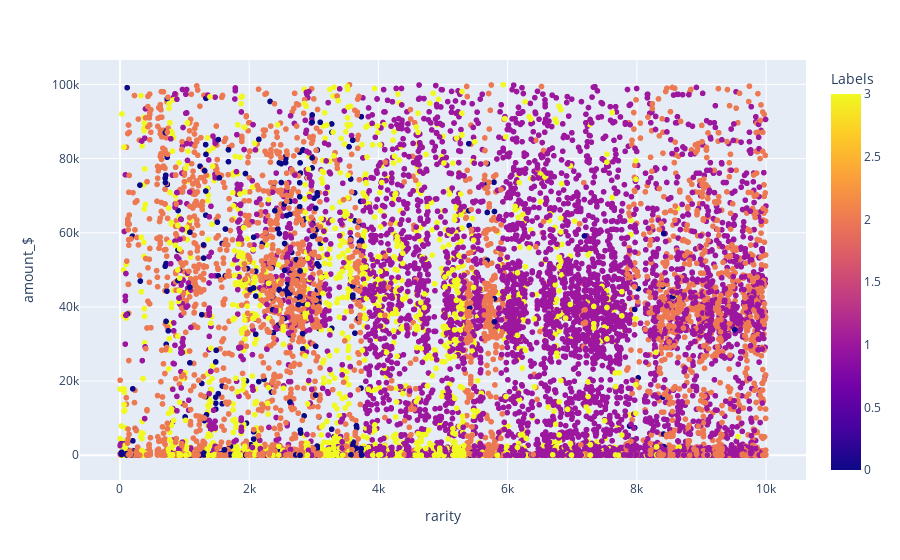

The code cell stored with this chart in its notebook:
### Code cell
px.scatter(data_frame=df_ml_humanos_2_nooutl, x='rarity', y='amount_$', color='Labels')

### Figure 1 — Plotly figure (JSON) as saved in the notebook; plotly's stock layout.template omitted (floating-point values rounded to 4 significant figures; data arrays with more than 128 entries replaced by an {"elided": "..."} marker saying what was removed)
{"data": [{"hovertemplate": "rarity=%{x}<br>amount_$=%{y}<br>Labels=%{marker.color}<extra></extra>", "legendgroup": "", "marker": {"color": {"elided": "13415 int values"}, "coloraxis": "coloraxis", "symbol": "circle"}, "mode": "markers", "name": "", "showlegend": false, "type": "scattergl", "x": {"elided": "13415 int values"}, "xaxis": "x", "y": {"elided": "13415 float values"}, "yaxis": "y"}], "layout": {"coloraxis": {"colorbar": {"title": {"text": "Labels"}}, "colorscale": [[0, "#0d0887"], [0.1111, "#46039f"], [0.2222, "#7201a8"], [0.3333, "#9c179e"], [0.4444, "#bd3786"], [0.5556, "#d8576b"], [0.6667, "#ed7953"], [0.7778, "#fb9f3a"], [0.8889, "#fdca26"], [1, "#f0f921"]]}, "legend": {"tracegroupgap": 0}, "margin": {"t": 60}, "xaxis": {"anchor": "y", "domain": [0, 1], "title": {"text": "rarity"}}, "yaxis": {"anchor": "x", "domain": [0, 1], "title": {"text": "amount_$"}}}}
